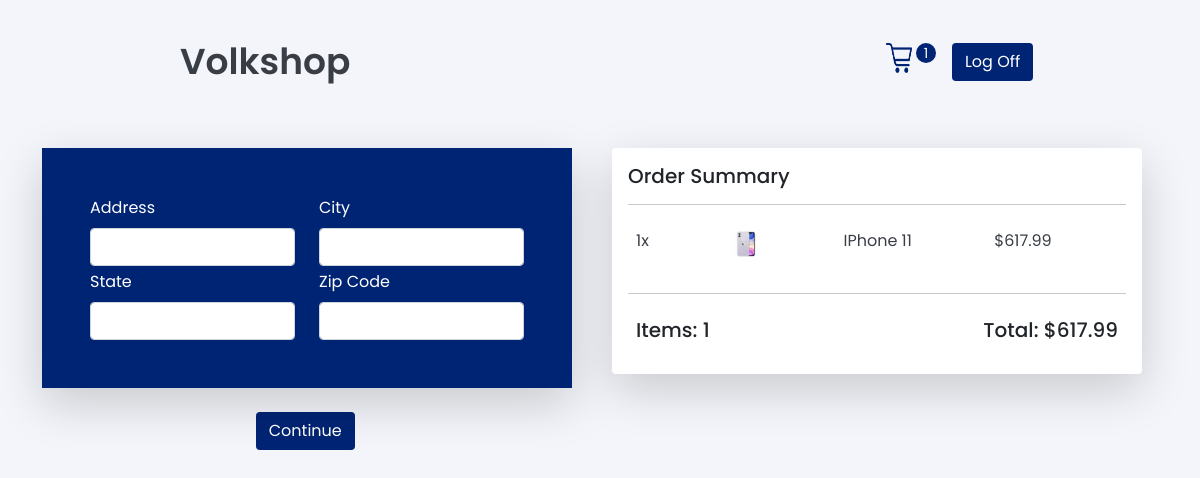
Page /checkout/ (signed in) on the earlier database version.
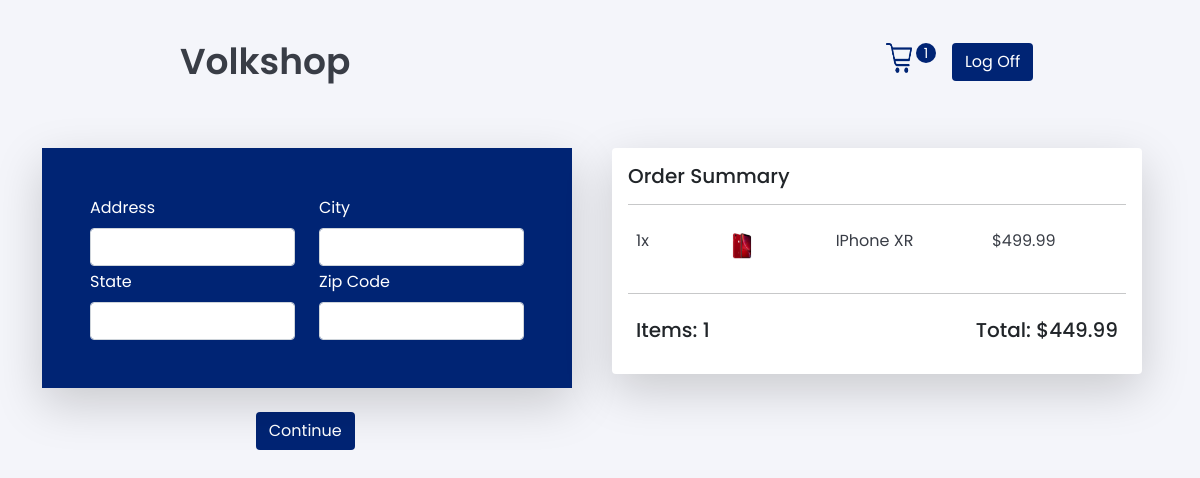
Same page on the later database version.
### store/models.py (models this page shows, shortened)
class OrderItemModel(models.Model):
    product = models.ForeignKey(ProductModel,
                                on_delete=models.SET_NULL,
                                null=True,
                                blank=True)
    order = models.ForeignKey(OrderModel,
                              on_delete=models.SET_NULL,
                              blank=True,
                              null=True)
    quantity = models.IntegerField(default=0, blank=True, null=True)
    date_added = models.DateTimeField(auto_now_add=True)
    @property
    def get_total(self):
        if not self.product.is_sale:
            return self.product.price * self.quantity
        else:
            return self.product.sale_price * self.quantity

class ProductModel(models.Model):
    name = models.CharField(max_length=200)
    price = models.DecimalField(max_digits=8, decimal_places=2)
    description = models.CharField(max_length=400, null=True, blank=True)
    image = models.ImageField(null=True, blank=True)
    is_sale = models.BooleanField(default=False, null=True, blank=True)
    sale_price = models.DecimalField(max_digits=8,
                                     decimal_places=2,
                                     null=True,
                                     blank=True)
    @property
    def imageURL(self):
        try:
            url = self.image.url
        except:
            url = ""
        return url

class OrderModel(models.Model):
    customer = models.ForeignKey(CustomerModel,
                                 on_delete=models.SET_NULL,
                                 null=True,
                                 blank=True)
    date_ordered = models.DateTimeField(auto_now_add=True)
    complete = models.BooleanField(default=False)
    transaction_id = models.CharField(max_length=100, null=True)
    @property
    def get_order_total(self):
        orderitems = self.orderitemmodel_set.all()
        total = sum([orderitem.get_total for orderitem in orderitems])
        return total
    @property
    def get_order_quantity(self):
        orderitems = self.orderitemmodel_set.all()
        quantity = sum([orderitem.quantity for orderitem in orderitems])
        return quantity

### store/views.py (the view, shortened to what this page needs)
# urls.py: path('checkout/', views.checkout, name="checkout"),
def checkout(request):
    cart = get_cart(request)
    context = {
        'items': cart['items'],
        'order': cart['order'],
        'cart_items': cart['cart_items']
    }
    return render(request, 'store/checkout.html', context)

### account/models.py (called while the page is built)
    def __str__(self):
        return self.email

### store/utils.py (called while the page is built)
def get_cart(request):
    if request.user.is_authenticated:
        return user_cart(request)
    else:
        return cookie_cart(request)

def user_cart(request):
    customer = request.user.customermodel
    order, created = OrderModel.objects.get_or_create(customer=customer,
                                                      complete=False)
    items = order.orderitemmodel_set.all()
    cart_items = order.get_order_quantity
    return {
        'items': items,
        'order': order,
        'cart_items': cart_items,
        'cart': None
    }

### store/templates/store/checkout.html (shortened to what this page needs)
{%extends 'store/main.html'%}
{%load static%}
    {% block content%}
        <div class="row pt-4 justify-content-evenly h-100">
            <div class="col-xs-12 col-md-6">
            <form method="post">
                <div class="row justify-content-center h-100">
                    <div class="col-sm-12">
                        <div class="card shadow-lg ">
                            <div class="card-body blue p-5">
                                <div class="row">
                                        <div class="col">
                                            <label class="mb-2" for="address">Address</label>
                                            <input id="address" type="text" class="form-control" name="address" value="" required autofocus>
                                        </div>
                                        <div class="col">
                                            <label class="mb-2" for="city">City</label>
                                            <input id="city" type="text" class="form-control" name="city" value="" required autofocus>
                                        </div>
                                </div>
                                <div class="row pt-1">
                                        <div class="col">
                                            <label class="mb-2" for="address">State</label>
                                            <input id="state" type="text" class="form-control" name="state" value="" required autofocus>
                                        </div>
                                        <div class="col">
                                            <label class="mb-2" for="name">Zip Code</label>
                                            <input id="zipcode" type="text" class="form-control" name="zipcode" value="" required autofocus>
                                        </div>
                                </div>
                            </div>
                        </div>
                    </div>
                    <div class="col-sm-3 pt-4">
                        <input id="form-button" class="btn blue-btn" type="submit" value="Continue">
                    </div>
                </div>
            </form>
            </div>
            <div class="col-xs-12 col-md-6">
                <div class="card shadow-lg">
                    <div class="card-body">
                        <h5>Order Summary</h5>
                        <hr>
                        {%for item in items%}
                        <div class="d-flex justify-content-between">
                            <div class="p-2 flex-fill">
                                <span>{{item.quantity}}x</span>
                            </div>
                            <div class="p-2 flex-fill"><img src="{{item.product.imageURL}}" class="xs-image"></div>
                            <div class="p-2 flex-fill"><p>{{item.product.name}}</p></div>
                            {%if item.product.is_sale %}
                                <div class="p-2 flex-fill"><p>${{item.product.price}}</p></div>
                            {%else%}
                                <div class="p-2 flex-fill"><p>${{item.product.price}}</p></div>
                            {%endif%}
                        </div>
                        {%endfor%}
                        <hr>
                        <div class="d-flex justify-content-between">
                            <h5 class="p-2">Items: {{order.get_order_quantity}}</h5>
                            <h5 class="p-2">Total: ${{order.get_order_total}}</h5>
                        </div>
                    </div>
                </div>
            </div>
        </div>
    {%endblock content %}

Differences in the rows shown:
removed OrderItemModel: quantity "1", product.imageURL (picture), product.name "IPhone 11", product.price "617.99"
added OrderItemModel: quantity "1", product.imageURL (picture), product.name "IPhone XR", product.price "499.99"
changed OrderModel id 1: get_order_total "617.99" → "449.99"
